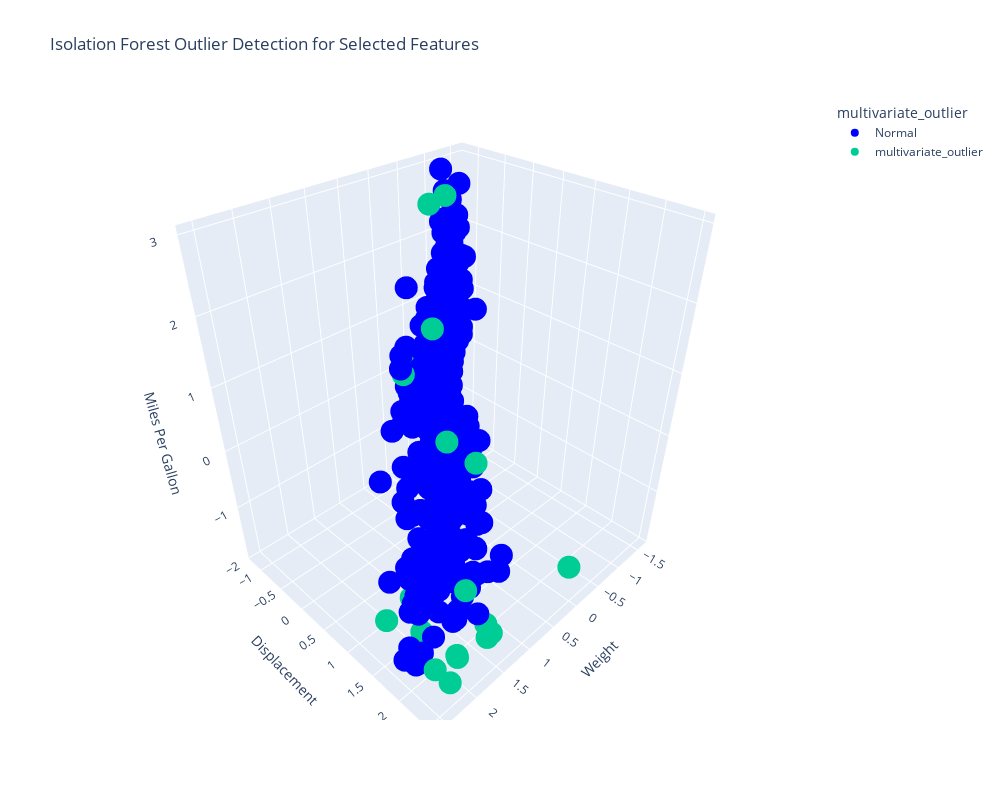

Notebook code cell kept with this figure:
### Markdown cell above
### Isolation Forest: Multivariate outlier detection(based on the combination of all other features)

A value might not be an outlier in its own column but could be an outlier in combination with other features. <br>

### Code cell
# Define columns to use for outlier detection
columns = ['mpg', 'displayments', 'weight', 'cylinders', 'horsepower', 'acceleration']

# Fit Isolation Forest
iso_forest = IsolationForest(n_estimators=600, contamination=0.05
                             , random_state=42)
df_scaled["anomaly_score"] = iso_forest.fit_predict(df_scaled[columns])

# Mark outliers
df_scaled["multivariate_outlier"] = df_scaled["anomaly_score"].map({1: "Normal", -1: "multivariate_outlier"})

# Count outliers
outlier_count = df_scaled["multivariate_outlier"].value_counts()
print("multivariate outlier count:\n", outlier_count)

# Interactive 3D Scatter Plot (Coloring Outliers in Green)
fig = px.scatter_3d(
    df_scaled,
    x="weight",
    y="displayments",
    z="mpg",
    color="multivariate_outlier",  # Highlighting outliers
    color_discrete_map={"Multivariate_outlier": "green", "Normal": "blue"},
    title="Isolation Forest Outlier Detection for Selected Features",
    labels={"weight": "Weight", "displayments": "Displacement", "mpg": "Miles Per Gallon"}
)
# Adjust the size of the plot
fig.update_layout(
    width=1000,  # Set the width in pixels
    height=800   # Set the height in pixels
)
fig.show()

### Figure 1 — Plotly figure (JSON) as saved in the notebook; plotly's stock layout.template omitted (floating-point values rounded to 4 significant figures; data arrays with more than 128 entries replaced by an {"elided": "..."} marker saying what was removed)
{"data": [{"hovertemplate": "multivariate_outlier=Normal<br>Weight=%{x}<br>Displacement=%{y}<br>Miles Per Gallon=%{z}<extra></extra>", "legendgroup": "Normal", "marker": {"color": "blue", "symbol": "circle"}, "mode": "markers", "name": "Normal", "scene": "scene", "showlegend": true, "type": "scatter3d", "x": {"elided": "378 float values"}, "y": {"elided": "378 float values"}, "z": {"elided": "378 float values"}}, {"hovertemplate": "multivariate_outlier=multivariate_outlier<br>Weight=%{x}<br>Displacement=%{y}<br>Miles Per Gallon=%{z}<extra></extra>", "legendgroup": "multivariate_outlier", "marker": {"color": "#00cc96", "symbol": "circle"}, "mode": "markers", "name": "multivariate_outlier", "scene": "scene", "showlegend": true, "type": "scatter3d", "x": [1.636, 1.586, 1.72, 0.1366, 1.944, 1.662, 2.083, 1.966, 2.343, 2.086, 2.342, -1.001, 1.546, 0.2596, 0.5316, -0.7513, -0.07144, -0.6508, 0.8922, -0.9937], "y": [2.502, 2.368, 2.512, 2.512, 1.6, 1.091, 1.062, 2.262, 2.262, 2.368, 2.512, -1.185, 1.984, -0.5034, 0.6393, -0.9932, -0.2442, -1.185, 1.504, -0.9259], "z": [-1.219, -1.219, -1.219, -1.219, -1.731, -1.731, -1.859, -1.603, -1.475, -1.347, -1.475, -0.7064, -0.9626, 0.4721, 0.04937, 2.547, 1.177, 0.02375, 0.3953, 2.624]}], "layout": {"height": 800, "legend": {"title": {"text": "multivariate_outlier"}, "tracegroupgap": 0}, "scene": {"aspectmode": "auto", "aspectratio": {"x": 0.9904, "y": 0.8826, "z": 1.144}, "domain": {"x": [0, 1], "y": [0, 1]}, "xaxis": {"title": {"text": "Weight"}, "type": "linear"}, "yaxis": {"title": {"text": "Displacement"}, "type": "linear"}, "zaxis": {"title": {"text": "Miles Per Gallon"}, "type": "linear"}}, "title": {"text": "Isolation Forest Outlier Detection for Selected Features"}, "width": 1000}}
